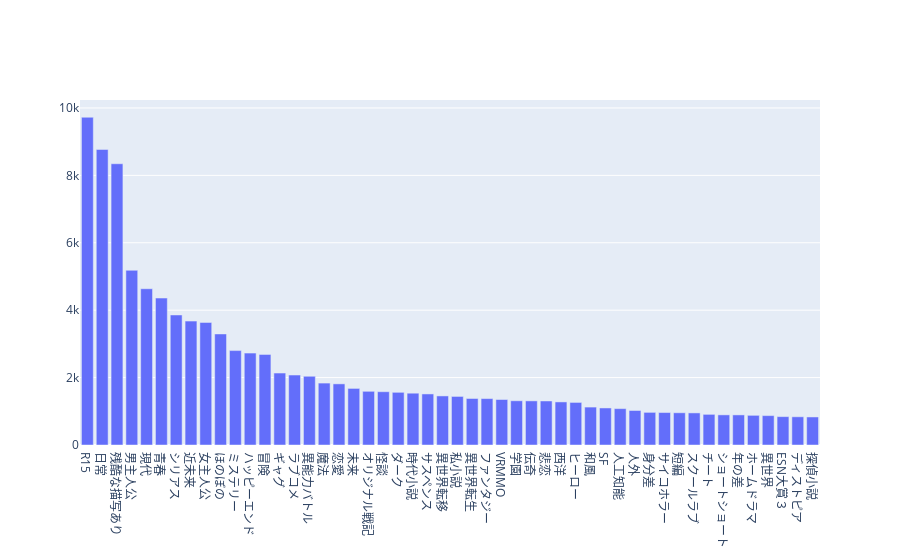

Here is the notebook cell this chart was saved with:
### Code cell
# 上位30までの頻出キーワードを出力する
fig = go.Figure()
tmp_df = keyword_freq_df.head(50)
fig.add_trace(
    go.Bar(x = tmp_df.index, y = tmp_df["count"])
)
fig.show()

### Figure 1 — Plotly figure (JSON) as saved in the notebook; plotly's stock layout.template omitted (floating-point values rounded to 4 significant figures)
{"data": [{"type": "bar", "x": ["R15", "日常", "残酷な描写あり", "男主人公", "現代", "青春", "シリアス", "近未来", "女主人公", "ほのぼの", "ミステリー", "ハッピーエンド", "冒険", "ギャグ", "ラブコメ", "異能力バトル", "魔法", "恋愛", "未来", "オリジナル戦記", "怪談", "ダーク", "時代小説", "サスペンス", "異世界転移", "私小説", "異世界転生", "ファンタジー", "VRMMO", "学園", "伝奇", "悲恋", "西洋", "ヒーロー", "和風", "SF", "人工知能", "人外", "身分差", "サイコホラー", "短編", "スクールラブ", "チート", "ショートショート", "年の差", "ホームドラマ", "異世界", "ESN大賞３", "ディストピア", "探偵小説"], "y": [9724, 8768, 8344, 5183, 4636, 4360, 3858, 3676, 3636, 3295, 2801, 2726, 2688, 2134, 2075, 2038, 1837, 1814, 1679, 1593, 1581, 1563, 1537, 1515, 1456, 1441, 1380, 1377, 1350, 1312, 1309, 1306, 1278, 1263, 1125, 1099, 1079, 1024, 968, 963, 956, 952, 909, 894, 893, 880, 872, 842, 837, 832]}], "layout": {}}
